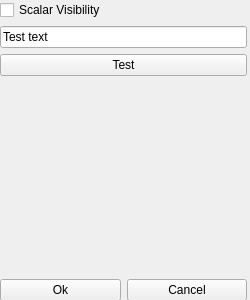
<?xml version="1.0" encoding="UTF-8"?>
<ui version="4.0">
 <class>Form</class>
 <widget class="QWidget" name="Form">
  <property name="geometry">
   <rect>
    <x>0</x>
    <y>0</y>
    <width>250</width>
    <height>300</height>
   </rect>
  </property>
  <property name="minimumSize">
   <size>
    <width>250</width>
    <height>0</height>
   </size>
  </property>
  <property name="windowTitle">
   <string>Demo Operation</string>
  </property>
  <widget class="QWidget" name="verticalLayoutWidget">
   <property name="geometry">
    <rect>
     <x>0</x>
     <y>0</y>
     <width>247</width>
     <height>301</height>
    </rect>
   </property>
   <layout class="QVBoxLayout" name="verticalLayout">
    <item>
     <widget class="QCheckBox" name="checkScalar">
      <property name="toolTip">
       <string>Show the scalars associated with surface</string>
      </property>
      <property name="text">
       <string>Scalar Visibility</string>
      </property>
     </widget>
    </item>
    <item>
     <widget class="QLineEdit" name="textTest">
      <property name="toolTip">
       <string>Insert your text here!</string>
      </property>
      <property name="text">
       <string>Test text</string>
      </property>
     </widget>
    </item>
    <item>
     <widget class="QPushButton" name="buttonTest">
      <property name="text">
       <string>Test</string>
      </property>
     </widget>
    </item>
    <item>
     <spacer name="verticalSpacer">
      <property name="orientation">
       <enum>Qt::Vertical</enum>
      </property>
      <property name="sizeHint" stdset="0">
       <size>
        <width>20</width>
        <height>40</height>
       </size>
      </property>
     </spacer>
    </item>
    <item>
     <layout class="QHBoxLayout" name="horizontalLayout">
      <item>
       <widget class="QPushButton" name="buttonOK">
        <property name="text">
         <string>Ok</string>
        </property>
       </widget>
      </item>
      <item>
       <widget class="QPushButton" name="buttonCancel">
        <property name="text">
         <string>Cancel</string>
        </property>
       </widget>
      </item>
     </layout>
    </item>
   </layout>
  </widget>
 </widget>
 <resources/>
 <connections/>
</ui>
